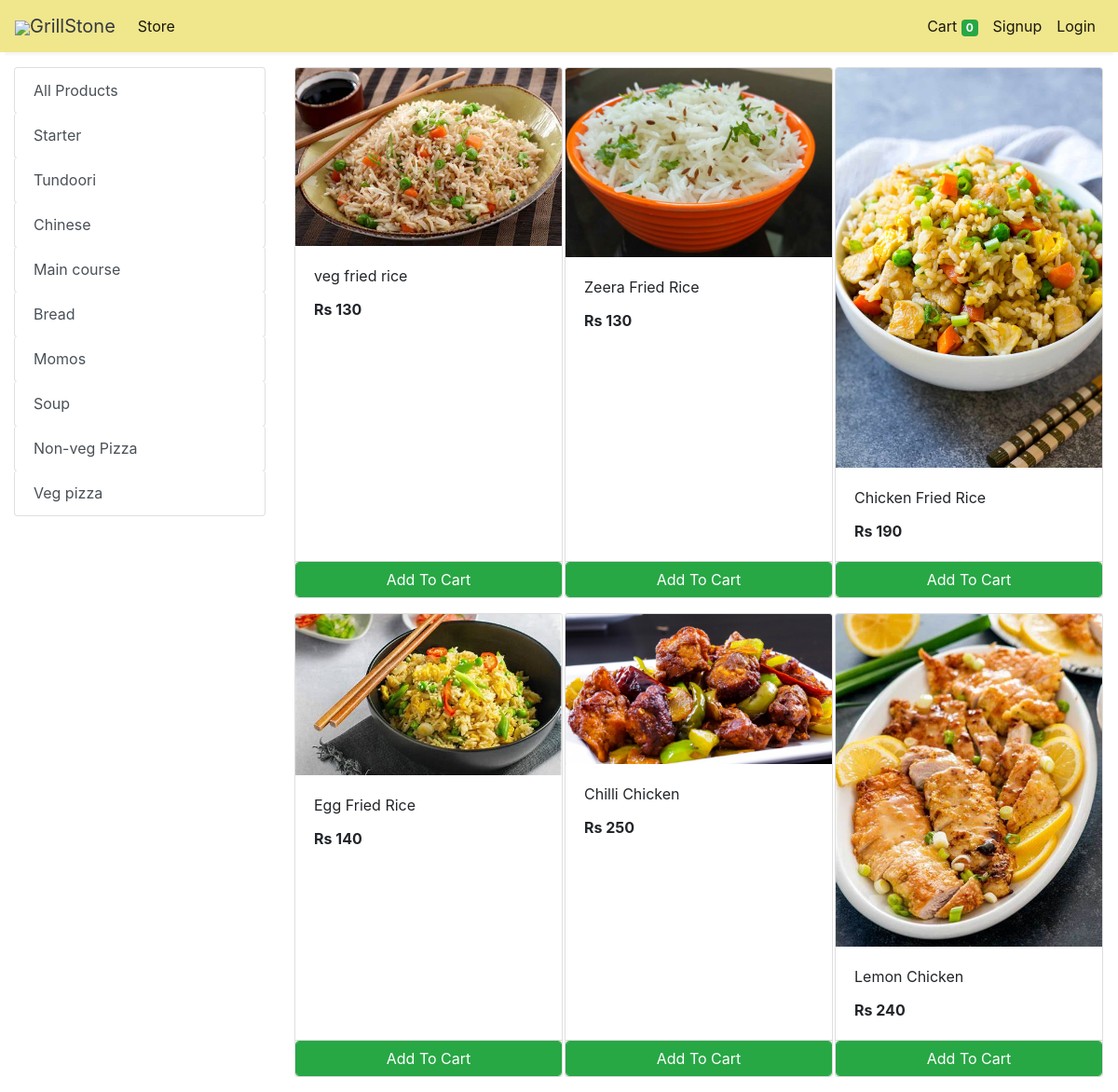
The app's page /store?category=33 with its own data.
### store/models/category.py (models this page shows, shortened)
class Category(models.Model):
    id = models.BigAutoField(primary_key=True)
    name= models.CharField(max_length=50)
    image= models.ImageField(upload_to='uploads/category/')
    @staticmethod
    def get_all_categories():
        return Category.objects.all()

### store/models/product.py (models this page shows, shortened)
class Products(models.Model):
    id = models.BigAutoField(primary_key=True)
    name = models.CharField(max_length=60)
    price= models.IntegerField(default=0)
    category= models.ForeignKey(Category,on_delete=models.CASCADE,default=1 )
    description= models.CharField(max_length=250, default='', blank=True, null= True)
    image= models.ImageField(upload_to='uploads/products/')
    @staticmethod
    def get_all_products_by_categoryid(category_id):
        if category_id:
            return Products.objects.filter (category=category_id)
        else:
            return Products.get_all_products();

### store/views/home.py (the view)
# urls.py: path('' , include('store.urls'))
def store(request):
    cart = request.session.get('cart')
    if not cart:
        request.session['cart'] = {}
    products = None
    categories = Category.get_all_categories()
    categoryID = request.GET.get('category')
    if categoryID:
        products = Products.get_all_products_by_categoryid(categoryID)
    else:
        products = Products.get_all_products();
    data = {}
    data['products'] = products
    data['categories'] = categories
    print('you are : ', request.session.get('email'))
    return render(request, 'index.html', data)

### store/templatetags/cart.py (called while the page is built)
@register.filter (name='is_in_cart')
def is_in_cart(product, cart):
    keys = cart.keys ()
    for id in keys:
        if int (id) == product.id:
            return True
    return False;

### store/templatetags/custom_filter.py (called while the page is built)
@register.filter(name='currency')
def currency(number):
    return "Rs "+str(number)

### store/templates/index.html (shortened to what this page needs)
{% extends 'base.html' %}
{% block content %}
{% load cart %}
{% load custom_filter %}
<div class="container-fluid mt-3">
	<div class="row">
		<div class="col-lg-3 mx-auto">
			<div class="list-group">
				<a href="/" class="list-group-item list-group-item-action btn btn-outline-success">All Products</a>
				{% for category in categories %}
				<a href="/?category={{category.id}}"
					class="list-group-item list-group-item-action btn btn-outline-success ">{{category.name}}</a>
				{% endfor %}
			</div>
		</div>
		<div id='products' class="col-lg-9 mx-auto">
			<div class="row mx-auto">
				{% for product in products %}
				<div class="card mx-auto mb-3" id={{product.id}} style="width: 18rem;">
					<img class="card-img-top" src="{{product.image.url}}" alt="Card image cap">
					<div class="card-body">
						<p class="card-title">{{product.name}}</p>
						<p class="card-text"><b>{{product.price|currency}}</b></p>
					</div>
					<div class="card-footer p-0 no-gutters">
						{% if product|is_in_cart:request.session.cart %}
						<div class="row no-gutters">
							<form action="/#{{product.id}}" class="col-2 " method="post">
								{% csrf_token %}
								<input hidden type="text" name='product' value='{{product.id}}'>
								<input hidden type="text" name='remove' value='True'>
								<input type="submit" value=" - " class="btn btn-block btn-success border-right">
							</form>
							<div class="text-center col btn btn-success">{{product|cart_quantity:request.session.cart}} in Cart</div>
							<form action="/#{{product.id}}" class="col-2 " method="post">
								{% csrf_token %}
								<input hidden type="text" name='product' value='{{product.id}}'>
								<input type="submit" value=" + " class="btn btn-block btn-success border-left">
							</form>
						</div>
						{% else %}
						<form action="/#{{product.id}}" method="POST" class="btn-block">
							<input type="submit" class="float-right btn btn-success form-control"
								value="Add To Cart">
						</form>
						{% endif %}
					</div>
				</div>
				{% endfor %}
			</div>
		</div>
	</div>
</div>
{% endblock %}

### records on screen
Category: name "Starter"
Category: name "Tundoori"
Category: name "Chinese"
Category: name "Main course"
Category: name "Bread"
Category: name "Momos"
Category: name "Soup"
Category: name "Non-veg Pizza"
Category: name "Veg pizza"
Products: image (picture), name "veg fried rice", price "Rs 130"
Products: image (picture), name "Zeera Fried Rice", price "Rs 130"
Products: image (picture), name "Chicken Fried Rice", price "Rs 190"
Products: image (picture), name "Egg Fried Rice", price "Rs 140"
Products: image (picture), name "Chilli Chicken", price "Rs 250"
Products: image (picture), name "Lemon Chicken", price "Rs 240"

### other values on screen
{{ request.session.cart.keys|length }} "0"
